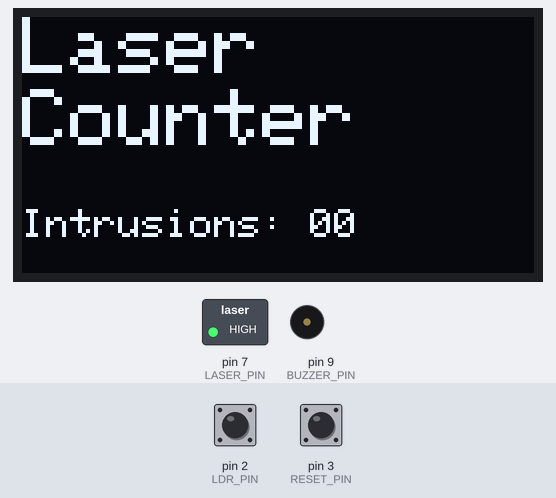
A sketch run on a simulated Arduino Uno, built with avr-gcc and run on an emulated ATmega328P. Shown: 128×64 one-colour display, switched loads named in the sketch (green lamp = pin HIGH), buzzer (waves = sounding, pin HIGH). The inputs (shaded band) are chosen by the test bench; at power-on: pin 2 (LDR_PIN) LOW, pin 3 (RESET_PIN) HIGH.

Above: at 1.2 s.
1.3 s: pin 2 (LDR_PIN) driven HIGH
At 1.41 s:
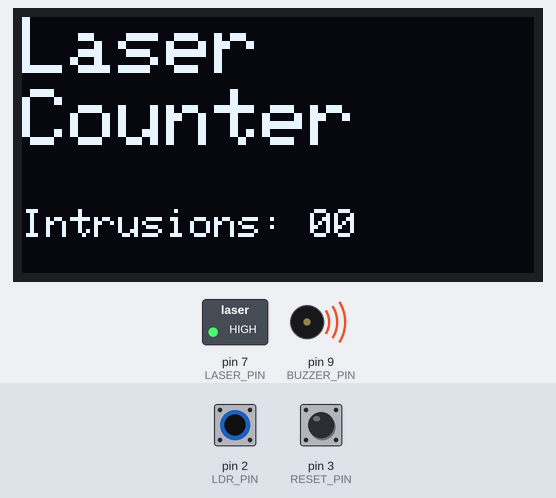
At 2.0 s:
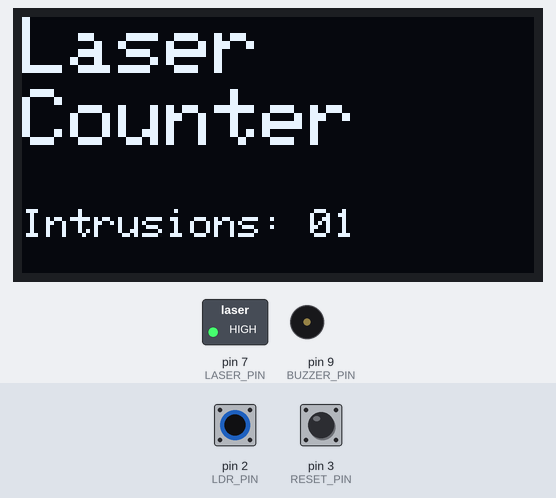
3.0 s: pin 2 (LDR_PIN) pulsed LOW 2 times (0.12 s each, 0.3 s apart)
At 3.22 s:
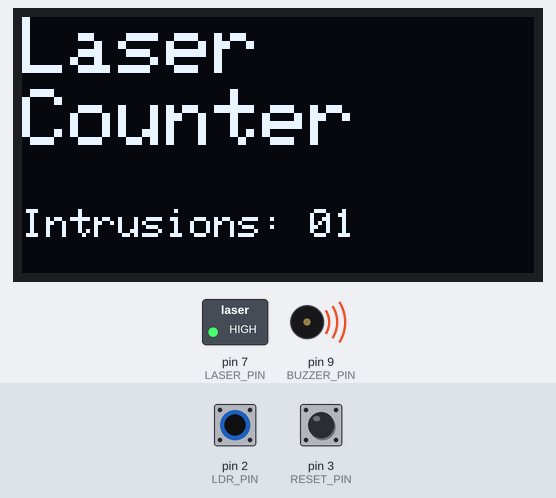
Timing chart, 0 to 6.0 s (numbered marks = the images above; inputs shaded):
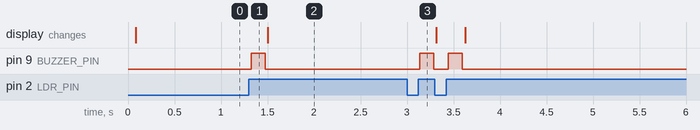

Measured:
- after the input at 1.3 s, pin 9 (BUZZER_PIN): LOW → HIGH at once, → LOW 0.15 s later
- after the input at 3.0 s, pin 9 (BUZZER_PIN): alternates HIGH for 0.15 s and LOW for 0.16 s, 4 changes in all, then stays LOW, starting after 0.14 s

The sketch:

Laser_Beam_Interruption_Counter.ino
```cpp
#include <Wire.h>
#include <Adafruit_GFX.h>
#include <Adafruit_SSD1306.h>

#define SCREEN_WIDTH 128
#define SCREEN_HEIGHT 64

#define LDR_PIN     2
#define RESET_PIN   3
#define LASER_PIN   7
#define BUZZER_PIN  9

Adafruit_SSD1306 display(SCREEN_WIDTH, SCREEN_HEIGHT, &Wire, -1);

int intrusionCount = 0;
bool beamBroken = false;

void setup() {
  pinMode(LDR_PIN, INPUT);
  pinMode(RESET_PIN, INPUT_PULLUP);
  pinMode(LASER_PIN, OUTPUT);
  pinMode(BUZZER_PIN, OUTPUT);

  // Turn laser ON
  digitalWrite(LASER_PIN, HIGH);

  if (!display.begin(SSD1306_SWITCHCAPVCC, 0x3C)) {
    while (true);
  }

  display.clearDisplay();
  display.display();
}

void loop() {

  int beamState = digitalRead(LDR_PIN);

  // Reset counter when button is pressed
  if (digitalRead(RESET_PIN) == LOW) {
    intrusionCount = 0;
    delay(300);
  }

  // Beam interrupted
  if (beamState == HIGH && !beamBroken) {

    intrusionCount++;
    beamBroken = true;

    // Special alert every 10 intrusions
    if (intrusionCount % 10 == 0) {

      for (int i = 0; i < 5; i++) {
        digitalWrite(BUZZER_PIN, HIGH);
        delay(200);

        digitalWrite(BUZZER_PIN, LOW);
        delay(100);
      }

    } else {

      // Normal short beep
      digitalWrite(BUZZER_PIN, HIGH);
      delay(150);

      digitalWrite(BUZZER_PIN, LOW);
    }
  }

  // Beam restored
  if (beamState == LOW) {
    beamBroken = false;
  }

  // OLED Display
  display.clearDisplay();

  display.setTextSize(2);
  display.setTextColor(SSD1306_WHITE);

  display.setCursor(0, 0);
  display.println("Laser");

  display.setCursor(0, 18);
  display.println("Counter");

  display.setTextSize(1);
  display.setCursor(0, 48);
  display.print("Intrusions: ");

  if (intrusionCount < 10)
    display.print("0");

  display.print(intrusionCount);

  display.display();

  delay(50);
}
```
